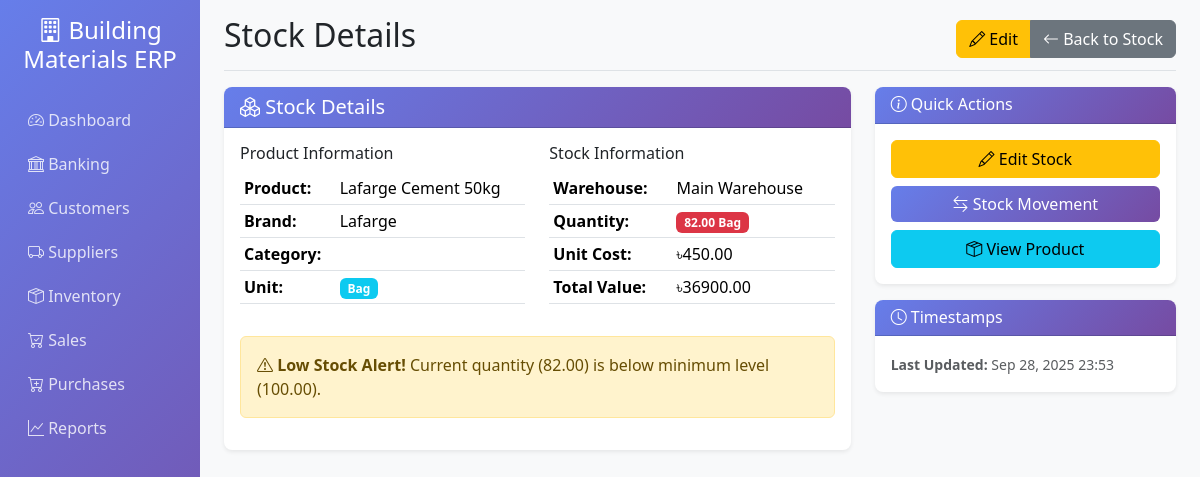
The page /stock/stock/37/ on the database its author committed.
### stock/models.py (models this page shows, shortened)
class Stock(models.Model):
    product = models.ForeignKey(Product, on_delete=models.CASCADE)
    warehouse = models.ForeignKey(Warehouse, on_delete=models.CASCADE)
    quantity = models.DecimalField(max_digits=10, decimal_places=2, default=0)
    unit_cost = models.DecimalField(max_digits=15, decimal_places=2, default=0)
    last_updated = models.DateTimeField(auto_now=True)
    @property
    def total_value(self):
        return self.quantity * self.unit_cost
    class Meta:
        verbose_name = "Stock"
        verbose_name_plural = "Stocks"
        unique_together = ['product', 'warehouse']

class Product(models.Model):
    UNIT_TYPES = [
        ('bag', 'Bag'),
        ('bundle', 'Bundle'),
        ('pcs', 'Pieces'),
        ('kg', 'Kilogram'),
        ('sqft', 'Square Feet'),
        ('liter', 'Liter'),
        ('other', 'Other'),
    ]
    name = models.CharField(max_length=200)
    unit_type = models.CharField(max_length=20, choices=UNIT_TYPES)
    unit_name = models.CharField(max_length=50)
    brand = models.CharField(max_length=100, blank=True)
    description = models.TextField(blank=True)
    cost_price = models.DecimalField(max_digits=15, decimal_places=2, default=0)
    selling_price = models.DecimalField(max_digits=15, decimal_places=2, default=0)
    min_stock_level = models.DecimalField(max_digits=10, decimal_places=2, default=0)
    is_active = models.BooleanField(default=True)
    created_at = models.DateTimeField(auto_now_add=True)
    updated_at = models.DateTimeField(auto_now=True)
    class Meta:
        verbose_name = "Product"
        verbose_name_plural = "Products"

class Warehouse(models.Model):
    name = models.CharField(max_length=100)
    location = models.CharField(max_length=200)
    is_active = models.BooleanField(default=True)
    created_at = models.DateTimeField(auto_now_add=True)
    class Meta:
        verbose_name = "Warehouse"
        verbose_name_plural = "Warehouses"

### stock/views.py (the view)
# urls.py: path('stock/<int:pk>/', views.StockDetailView.as_view(), name='stock_detail'),
class StockDetailView(DetailView):
    model = Stock
    template_name = 'stock/stock_detail.html'

### templates/stock/stock_detail.html (shortened to what this page needs)
{% extends 'base.html' %}
{% block page_title %}Stock Details{% endblock %}
{% block page_actions %}
<div class="btn-group">
    <a href="{% url 'stock:stock_edit' object.pk %}" class="btn btn-warning">
        <i class="bi bi-pencil"></i> Edit
    </a>
    <a href="{% url 'stock:stock_list' %}" class="btn btn-secondary">
        <i class="bi bi-arrow-left"></i> Back to Stock
    </a>
</div>
{% endblock %}
{% block content %}
<div class="row">
    <div class="col-md-8">
        <div class="card">
            <div class="card-header">
                <h5 class="mb-0">
                    <i class="bi bi-boxes"></i>
                    Stock Details
                </h5>
            </div>
            <div class="card-body">
                <div class="row">
                    <div class="col-md-6">
                        <h6>Product Information</h6>
                        <table class="table table-sm">
                            <tr>
                                <td><strong>Product:</strong></td>
                                <td>{{ object.product.name }}</td>
                            </tr>
                            <tr>
                                <td><strong>Brand:</strong></td>
                                <td>{{ object.product.brand|default:"-" }}</td>
                            </tr>
                            <tr>
                                <td><strong>Category:</strong></td>
                                <td></td>
                            </tr>
                            <tr>
                                <td><strong>Unit:</strong></td>
                                <td><span class="badge bg-info">{{ object.product.unit_name }}</span></td>
                            </tr>
                        </table>
                    </div>
                    <div class="col-md-6">
                        <h6>Stock Information</h6>
                        <table class="table table-sm">
                            <tr>
                                <td><strong>Warehouse:</strong></td>
                                <td>{{ object.warehouse.name }}</td>
                            </tr>
                            <tr>
                                <td><strong>Quantity:</strong></td>
                                <td>
                                    <span class="badge {% if object.quantity <= object.product.min_stock_level %}bg-danger{% else %}bg-success{% endif %}">
                                        {{ object.quantity }} {{ object.product.unit_name }}
                                    </span>
                                </td>
                            </tr>
                            <tr>
                                <td><strong>Unit Cost:</strong></td>
                                <td>৳{{ object.unit_cost|floatformat:2 }}</td>
                            </tr>
                            <tr>
                                <td><strong>Total Value:</strong></td>
                                <td>৳{{ object.total_value|floatformat:2 }}</td>
                            </tr>
                        </table>
                    </div>
                </div>
                {% if object.quantity <= object.product.min_stock_level %}
                <div class="alert alert-warning mt-3">
                    <i class="bi bi-exclamation-triangle"></i>
                    <strong>Low Stock Alert!</strong>
                    Current quantity ({{ object.quantity }}) is below minimum level ({{ object.product.min_stock_level }}).
                </div>
                {% endif %}
            </div>
        </div>
    </div>
    <div class="col-md-4">
        <div class="card">
            <div class="card-header">
                <h6 class="mb-0">
                    <i class="bi bi-info-circle"></i>
                    Quick Actions
                </h6>
            </div>
            <div class="card-body">
                <div class="d-grid gap-2">
                    <a href="{% url 'stock:stock_edit' object.pk %}" class="btn btn-warning">
                        <i class="bi bi-pencil"></i> Edit Stock
                    </a>
                    <a href="{% url 'stock:movement_create' %}" class="btn btn-primary">
                        <i class="bi bi-arrow-left-right"></i> Stock Movement
                    </a>
                    <a href="{% url 'stock:product_detail' object.product.pk %}" class="btn btn-info">
                        <i class="bi bi-box-seam"></i> View Product
                    </a>
                </div>
            </div>
        </div>
        <div class="card mt-3">
            <div class="card-header">
                <h6 class="mb-0">
                    <i class="bi bi-clock"></i>
                    Timestamps
                </h6>
            </div>
            <div class="card-body">
                <small class="text-muted">
                    <strong>Last Updated:</strong> {{ object.last_updated|date:"M d, Y H:i" }}
                </small>
            </div>
        </div>
    </div>
</div>
{% endblock %}

### templates/base.html (style rules this page uses)
.card { border: none; box-shadow: 0 0.125rem 0.25rem rgba(0, 0, 0, 0.075); border-radius: 0.5rem; }
.card-header { background: linear-gradient(135deg, #667eea 0%, #764ba2 100%); color: white; border-radius: 0.5rem 0.5rem 0 0 !important; }
.btn-primary { background: linear-gradient(135deg, #667eea 0%, #764ba2 100%); border: none; }

### rows shown on the page
Stock: product.name "Lafarge Cement 50kg", product.brand "Lafarge", product.unit_name "Bag", warehouse.name "Main Warehouse", quantity "82.00", unit_cost "450.00", total_value "36900.00", product.min_stock_level "100.00", last_updated "Sep 28, 2025 23:53"
